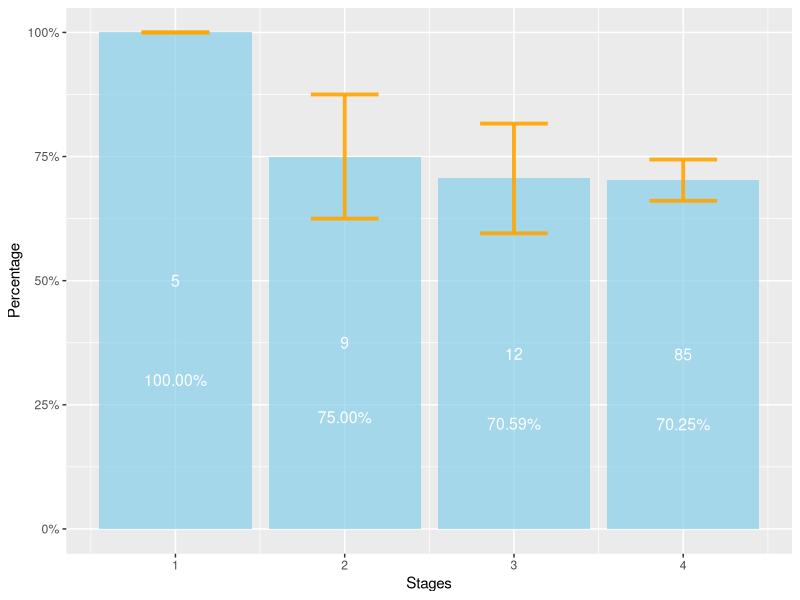
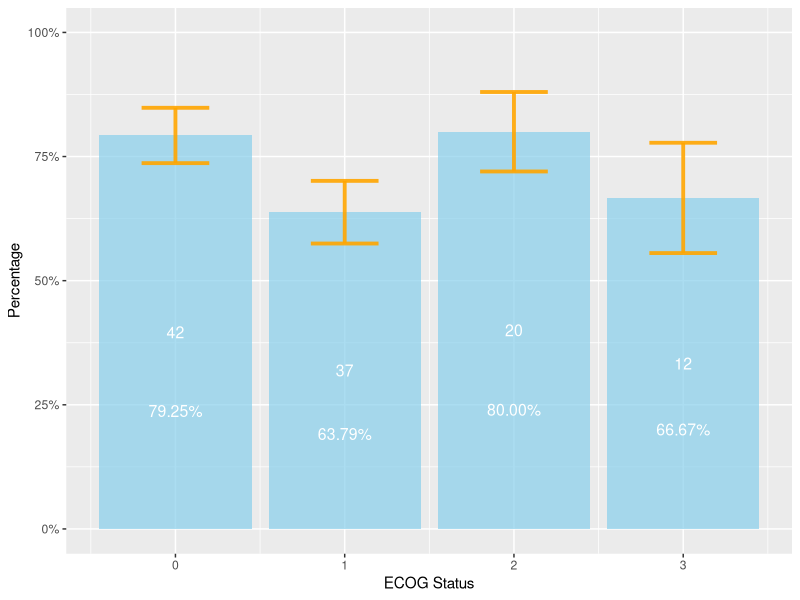
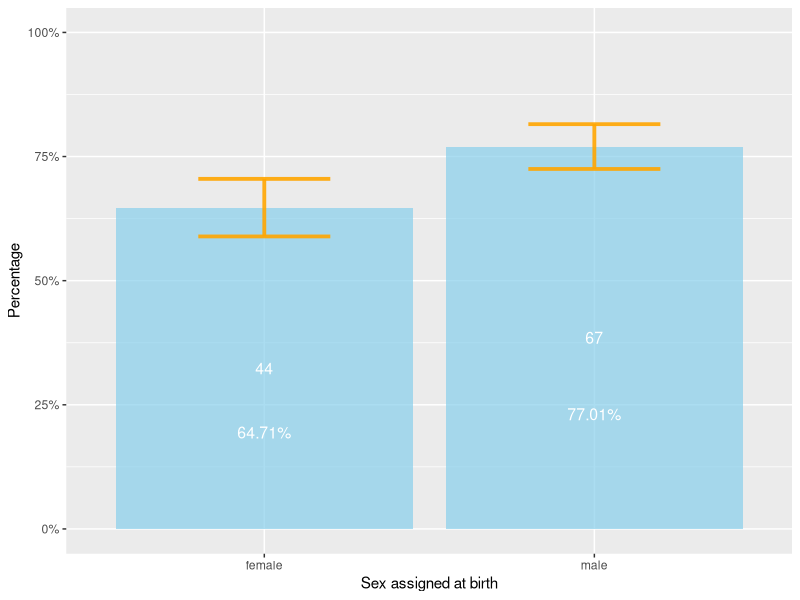
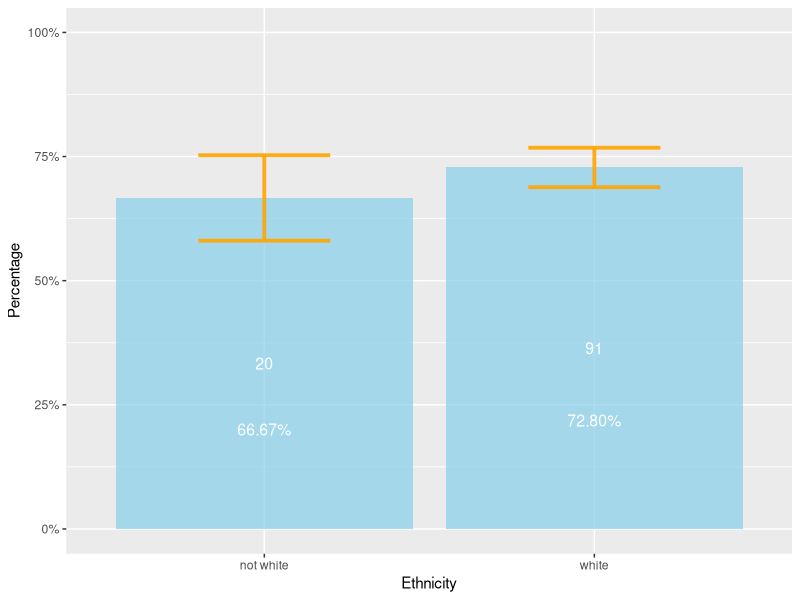
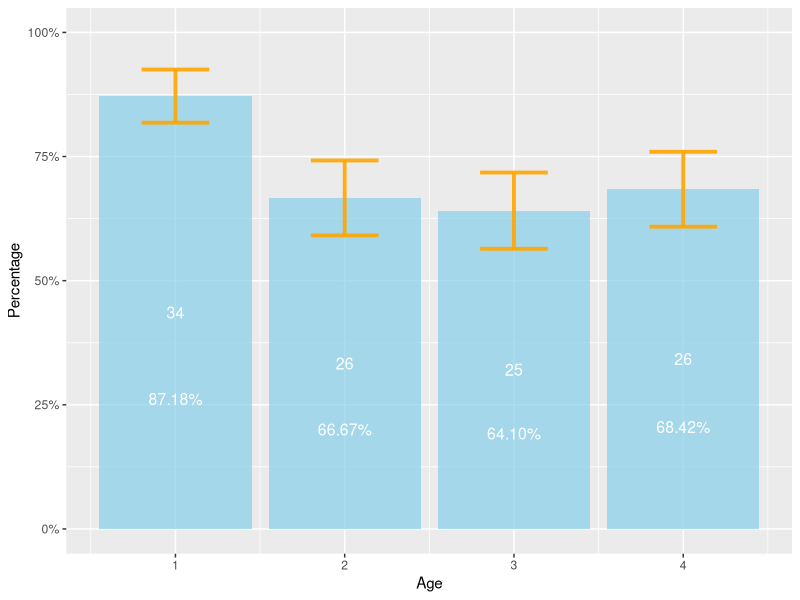
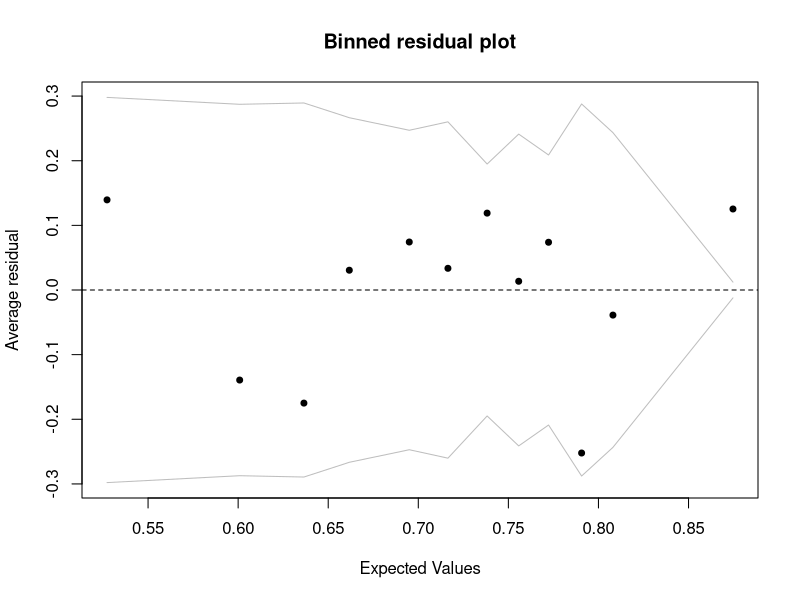

Reproduce these figures in R, in order.
## ---- chunk 1
knitr::opts_chunk$set(echo = TRUE)
## ---- chunk 2
#package we use
library(arm)
library(stringr)
library(dplyr)
library(arm)
library(MASS)
library(tidyverse)
## ---- chunk 3
dat <- read_csv('data.csv')
#second opinion tag 

dat$second_opinion <- str_detect(dat$`Reason No Referral`, pattern = 'second opinion') | str_detect(dat$`Somatic Testing
(y,n,other)`, pattern = 'second opinion')

#number of patients with second opinion
#sum(dat$second_opinion)

#the data we will use for the further analysis(exclude patients with second opinion)
dat_1 <- dat[dat$second_opinion == FALSE,]

#referral rate = ordered test / total number
#re-encoding 
dat_1$test <- ifelse(str_detect(dat_1$`Testing Ordered`, pattern = 'yes'), 1, 0)

#referral rate through time 
dat_1$`Initial Appt (#1-30)`[dat_1$`Initial Appt (#1-30)`> 15 & dat_1$`Initial Appt (#1-30)`< 16]  <- 15
dat_1$`Initial Appt (#1-30)`[dat_1$`Initial Appt (#1-30)`> 22 & dat_1$`Initial Appt (#1-30)`< 23]  <- 22

dat_1$`Genetics Referrals`<- ifelse(dat_1$`# Genetics Referrals` >0, "yes", "no")
dat_1$`Ethnicity/ Ancestry`<- ifelse(dat_1$`Ethnicity/ Ancestry` == "white", "white", "not white")

## ---- chunk 4

df5<- dat_1 %>%
  count(`Genetics Referrals`,`Stage at Dx (#0-4)`) %>%
  arrange(`Genetics Referrals`, desc(`Stage at Dx (#0-4)`)) %>% # Rearranging in stacking order  
  group_by(`Stage at Dx (#0-4)`) %>%
  mutate(Freq2 = cumsum(n), # Calculating position of stacked Freq
         prop = n/sum(n),
         percentage = 100* n/sum(n))  # Calculating proportion of Freq

df5$label = paste0(sprintf("%.2f", df5$percentage), "%")
df5$sd<- sqrt( df5$prop*(1-df5$prop) / df5$Freq2)

df_5<- df5 %>% filter(`Genetics Referrals`== "yes")

ggplot(df_5) +
    geom_bar( aes(x=`Stage at Dx (#0-4)`, y=prop), stat="identity", fill="skyblue", alpha=0.7) +
    geom_errorbar(aes(x=`Stage at Dx (#0-4)`, ymin=prop-sd, ymax=prop+sd), width=0.4, colour="orange", alpha=0.9, size=1.3)+
    geom_text(aes(x=`Stage at Dx (#0-4)`, y=prop,label = n), position = position_stack(vjust = 0.5), size = 4, color="white")+
    geom_text(aes(x=`Stage at Dx (#0-4)`, y=prop,label = label), position = position_stack(vjust = 0.3), size = 4, color="white")+
    scale_y_continuous(labels = scales::percent)+
    ylab("Percentage")+
    xlab("Stages")
## ---- chunk 5

df6 <- dat_1 %>%
  count(`Genetics Referrals`,`ECOG at Initial (#0-4)`) %>%
  arrange(`Genetics Referrals`, desc(`ECOG at Initial (#0-4)`)) %>% # Rearranging in stacking order  
  group_by(`ECOG at Initial (#0-4)`) %>%
  mutate(Freq2 = cumsum(n), # Calculating position of stacked Freq
         prop = n/sum(n),
         percentage = 100* n/sum(n))  # Calculating proportion of Freq

df6$label = paste0(sprintf("%.2f", df6$percentage), "%")

df6$sd<- sqrt( df6$prop*(1-df6$prop) / df6$Freq2)

df_6<- df6 %>% filter(`Genetics Referrals`== "yes")


ggplot(df_6) +
    geom_bar( aes(x=`ECOG at Initial (#0-4)`, y=prop), stat="identity", fill="skyblue", alpha=0.7) +
    geom_errorbar(aes(x=`ECOG at Initial (#0-4)`, ymin=prop-sd, ymax=prop+sd), width=0.4, colour="orange", alpha=0.9, size=1.3)+
    geom_text(aes(x=`ECOG at Initial (#0-4)`, y=prop,label = n), position = position_stack(vjust = 0.5), size = 4, color="white")+
    geom_text(aes(x=`ECOG at Initial (#0-4)`, y=prop,label = label), position = position_stack(vjust = 0.3), size = 4, color="white")+
    scale_y_continuous(labels = scales::percent, limits = c(0,1))+
    ylab("Percentage")+
    xlab("ECOG Status") 
## ---- chunk 6

df7 <- dat_1 %>%
  count(`Genetics Referrals`,`Sex Assigned
at Birth (m/f)`) %>%
  arrange(`Genetics Referrals`, desc(`Sex Assigned
at Birth (m/f)`)) %>% # Rearranging in stacking order  
  group_by(`Sex Assigned
at Birth (m/f)`) %>%
  mutate(Freq2 = cumsum(n), # Calculating position of stacked Freq
         prop = n/sum(n),
         percentage = 100* n/sum(n))  # Calculating proportion of Freq

df7$label = paste0(sprintf("%.2f", df7$percentage), "%")

df7$sd<- sqrt( df7$prop*(1-df7$prop) / df7$Freq2)

df_7<- df7 %>% filter(`Genetics Referrals`== "yes")


ggplot(df_7) +
    geom_bar( aes(x=`Sex Assigned
at Birth (m/f)`, y=prop), stat="identity", fill="skyblue", alpha=0.7) +
    geom_errorbar(aes(x=`Sex Assigned
at Birth (m/f)`, ymin=prop-sd, ymax=prop+sd), width=0.4, colour="orange", alpha=0.9, size=1.3)+
    geom_text(aes(x=`Sex Assigned
at Birth (m/f)`, y=prop,label = n), position = position_stack(vjust = 0.5), size = 4, color="white")+
    geom_text(aes(x=`Sex Assigned
at Birth (m/f)`, y=prop,label = label), position = position_stack(vjust = 0.3), size = 4, color="white")+
    scale_y_continuous(labels = scales::percent, limits = c(0,1))+
    ylab("Percentage")+
    xlab("Sex assigned at birth") 
## ---- chunk 7

df8 <- dat_1 %>%
  count(`Genetics Referrals`,`Ethnicity/ Ancestry`) %>%
  arrange(`Genetics Referrals`, desc(`Ethnicity/ Ancestry`)) %>% # Rearranging in stacking order  
  group_by(`Ethnicity/ Ancestry`) %>%
  mutate(Freq2 = cumsum(n), # Calculating position of stacked Freq
         prop = n/sum(n),
         percentage = 100* n/sum(n))  # Calculating proportion of Freq

df8$label = paste0(sprintf("%.2f", df8$percentage), "%")

df8$sd<- sqrt( df8$prop*(1-df8$prop) / df8$Freq2)

df_8<- df8 %>% filter(`Genetics Referrals`== "yes")


ggplot(df_8) +
    geom_bar( aes(x=`Ethnicity/ Ancestry`, y=prop), stat="identity", fill="skyblue", alpha=0.7) +
    geom_errorbar(aes(x=`Ethnicity/ Ancestry`, ymin=prop-sd, ymax=prop+sd), width=0.4, colour="orange", alpha=0.9, size=1.3)+
    geom_text(aes(x=`Ethnicity/ Ancestry`, y=prop,label = n), position = position_stack(vjust = 0.5), size = 4, color="white")+
    geom_text(aes(x=`Ethnicity/ Ancestry`, y=prop,label = label), position = position_stack(vjust = 0.3), size = 4, color="white")+
    scale_y_continuous(labels = scales::percent, limits = c(0,1))+
    ylab("Percentage")+
    xlab("Ethnicity") 
## ---- chunk 8
#dat_1$`Age at Dx (#)`
quantile(dat_1$`Age at Dx (#)`)
## ---- chunk 9
dat_1 <- dat_1 %>%
    mutate(quantile = ntile(`Age at Dx (#)`, 4))
df8 <- dat_1 %>%
  count(`Genetics Referrals`,quantile) %>%
  arrange(`Genetics Referrals`, desc(quantile)) %>% # Rearranging in stacking order  
  group_by(quantile) %>%
  mutate(Freq2 = cumsum(n), # Calculating position of stacked Freq
         prop = n/sum(n),
         percentage = 100* n/sum(n))  # Calculating proportion of Freq

df8$label = paste0(sprintf("%.2f", df8$percentage), "%")

df8$sd<- sqrt( df8$prop*(1-df8$prop) / df8$Freq2)

df_8<- df8 %>% filter(`Genetics Referrals`== "yes")


ggplot(df_8) +
    geom_bar( aes(x=quantile, y=prop), stat="identity", fill="skyblue", alpha=0.7) +
    geom_errorbar(aes(x=quantile, ymin=prop-sd, ymax=prop+sd), width=0.4, colour="orange", alpha=0.9, size=1.3)+
    geom_text(aes(x=quantile, y=prop,label = n), position = position_stack(vjust = 0.5), size = 4, color="white")+
    geom_text(aes(x=quantile, y=prop,label = label), position = position_stack(vjust = 0.3), size = 4, color="white")+
    scale_y_continuous(labels = scales::percent, limits = c(0,1))+
    ylab("Percentage")+
    xlab("Age") 
## ---- chunk 10
dat_1$`Genetics Referrals`<- ifelse (dat_1$`Genetics Referrals` == "yes", 1, 0)
model1 <- glm(`Genetics Referrals` ~  `Stage at Dx (#0-4)` +  `ECOG at Initial (#0-4)` + `Age at Dx (#)` + `Ethnicity/ Ancestry` + `Sex Assigned
at Birth (m/f)` , family = "binomial", data = dat_1)
summary(model1)
## ---- chunk 11
model2 <- glm(`Genetics Referrals` ~   `ECOG at Initial (#0-4)` + `Age at Dx (#)` + `Ethnicity/ Ancestry` + `Sex Assigned
at Birth (m/f)` , family = "binomial", data = dat_1)
summary(model2)
## ---- chunk 12
model3 <- glm(`Genetics Referrals` ~  `Stage at Dx (#0-4)` +  `Age at Dx (#)` + `Ethnicity/ Ancestry` + `Sex Assigned
at Birth (m/f)` , family = "binomial", data = dat_1)
summary(model3)
## ---- chunk 13
binnedplot(fitted(model1), 
           residuals(model1, type = "response"), 
           xlab = "Expected Values", 
           ylab = "Average residual", 
           main = "Binned residual plot",
           cex.pts = 0.8, 
           col.pts = 1, 
           col.int = "gray")
